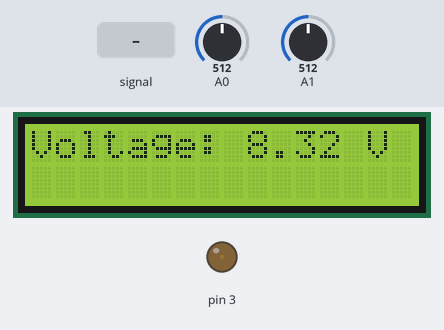
The sketch below on a simulated Arduino Uno, built with avr-gcc and run on an emulated ATmega328P. Shown: 16×2 character LCD, output pins drawn as LEDs (lit = HIGH). The inputs (shaded band) are chosen by the test bench; at power-on: A1 = 512, A0 = 512. What the sketch prints to the serial monitor is not drawn.

Above: at 11.2 s.
11.3 s: A0 fed a 2 Hz sine of ±306 counts around its level
At 11.79 s:
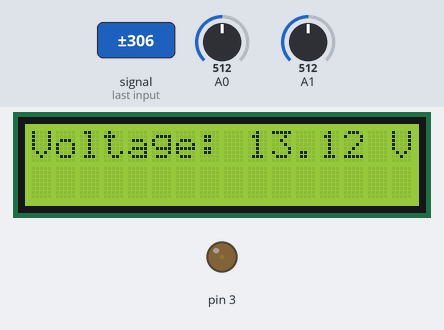
14.3 s: A1 set to 900
At 16.19 s:
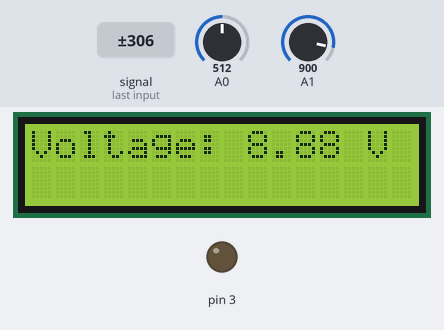
17.3 s: A1 set to 716
At 19.93 s:
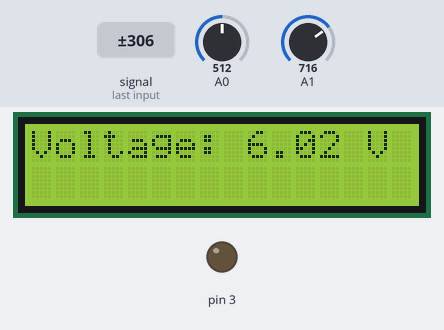
20.0 s: A0 set to 306
At 21.2 s:
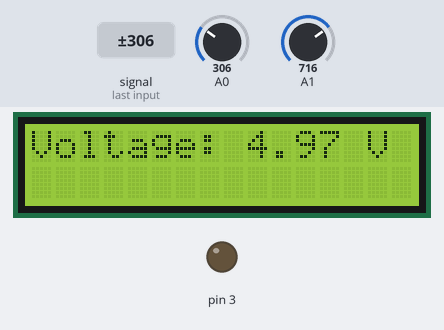
21.5 s: A0 set to 449
At 22.2 s:
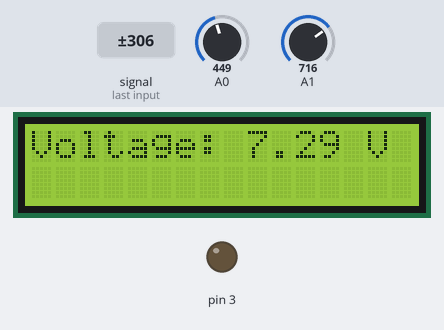
23.0 s: A0 set to 469
At 23.21 s:
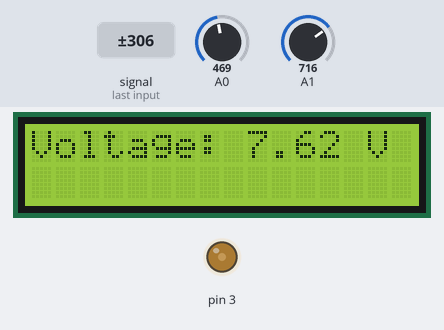
Timing chart, 0 to 25.5 s (numbered marks = the images above; inputs shaded):
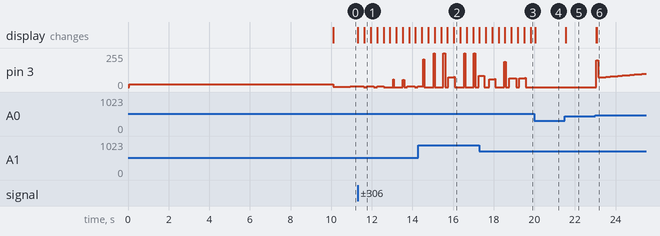

Measured:
- the behaviour switches between 461 and 462 on A0 (found by bisection; images 5 and 6)
- after the input at 11.3 s, the display: first changes at once (image 1 shows a later state)
- after the input at 20.0 s, pin 3: stays 0/255 (without the input it goes to 199/255 after 0.05 s)
- after the input at 21.5 s, the display: changes after 0.05 s (image 5)
- after the input at 23.0 s, pin 3: 0/255 → 199/255 at once, → 72/255 0.12 s later, → 73/255 0.12 s later, → 75/255 0.12 s later, … (21 changes in this stretch); the display: first changes at once (image 6 shows a later state)

The sketch:

BMS.ino
```cpp
#include <PWM.h>
#include <PID_v1.h>
#include <LiquidCrystal.h>

// LCD Setup: RS, E, D4, D5, D6, D7
LiquidCrystal lcd(12, 11, 5, 4, 1, 2);

float vOUT = 0.0;
float vIN = 0.0;
float R1 = 221000.0;
float R2 = 95000.0;
float value = 0.0;
float AcsValue = 0.0, Samples = 0.0, AvgAcs = 0.0, AcsValueF = 0.0;
float Iref = 1.5, Vref = 10.0;

int32_t frequency = 25000;

double Kp = 2, Ki = 0.9, Kd = 0.5;
double Input, Output, Setpoint = 0.0;

PID myPID(&Input, &Output, &Setpoint, Kp, Ki, Kd, DIRECT);

void setup() {
  Serial.begin(9600);
  lcd.begin(16, 2);
  lcd.clear();

  pinMode(3, OUTPUT);
  InitTimersSafe();
  bool success = SetPinFrequencySafe(3, frequency);
  if (success) {
    pinMode(3, OUTPUT);
    pwmWrite(3, 20);
  }
  myPID.SetMode(AUTOMATIC);
  delay(10000);
}

void loop() {
  float v, i;
  v = voltage_s();
  i = current_s();
  Serial.println(i);

  display_voltage(v);

  if (v >= 7.5 && v < 11) {
    if (v > 10 && i < Iref) {
      Setpoint = Vref;
      Input = v;
    } else {
      Setpoint = Iref;
      Input = i;
    }

    myPID.Compute();
    pwmWrite(3, Output);
  } else if (v >= 11) {
    pwmWrite(3, 0);
  }
}

float voltage_s() {
  Samples = 0;
  for (int i = 0; i < 150; i++) {
    value = analogRead(A0);
    Samples += value;
  }
  value = Samples / 150.0;
  vOUT = (value * 5.0) / 1024.0;
  vIN = vOUT / (R2 / (R1 + R2));
  return vIN;
}

float current_s() {
  Samples = 0;
  for (int x = 0; x < 150; x++) {
    AcsValue = analogRead(A1);
    Samples += AcsValue;
  }
  AvgAcs = Samples / 150.0;
  AcsValueF = (2.5 - (AvgAcs * (5.0 / 1024.0))) / 0.066;
  return AcsValueF;
}

void display_voltage(float voltage) {
  lcd.setCursor(0, 0);
  lcd.print("Voltage: ");
  lcd.print(voltage, 2);
  lcd.print(" V   ");
}
```
